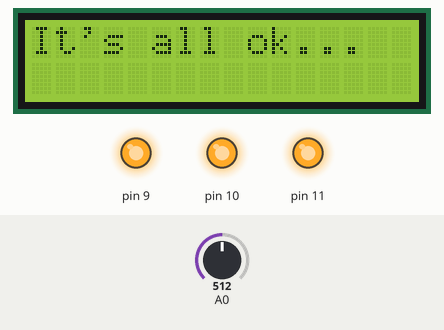
This sketch was run on a simulated Arduino Uno, built with avr-gcc and run on an emulated ATmega328P. On the bench: 16×2 character LCD, output pins drawn as LEDs (lit = HIGH). The inputs (shaded band) are chosen by the test bench; at power-on: A0 = 512. What the sketch prints to the serial monitor is not drawn.

Above: at 2.8 s.
2.9 s: A0 set to 542
At 4.1 s:
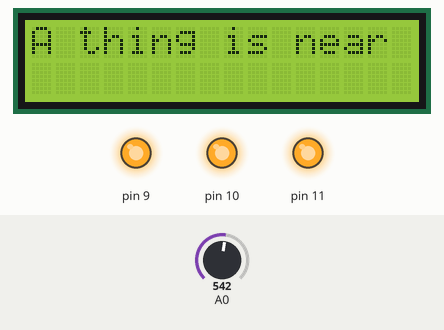
4.4 s: A0 set to 573
5.9 s: A0 set to 591
At 6.5 s:
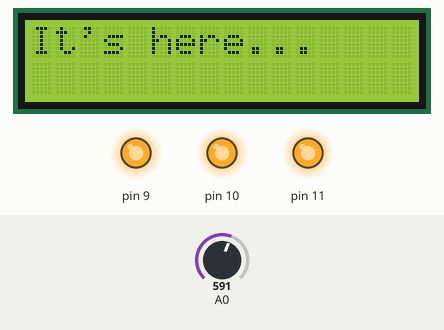
7.5 s: A0 set to 50
At 8.1 s:
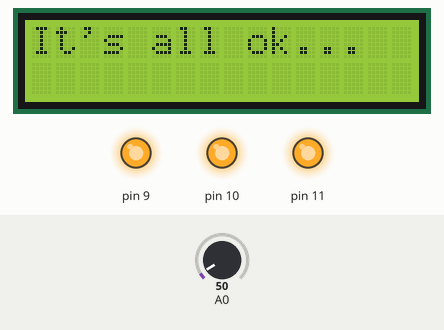
9.0 s: A0 set to 716
At 9.3 s:
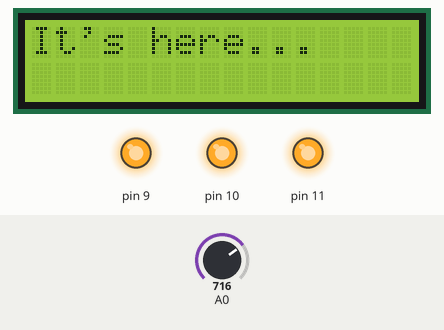
Timing chart, 0 to 11.5 s (numbered marks = the images above; inputs shaded):
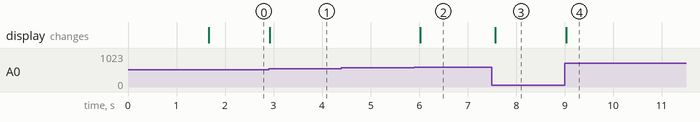

Measured:
- the behaviour switches between 531 and 532 on A0 (found by bisection; images 0 and 1)
- the behaviour switches between 580 and 581 on A0 (found by bisection; images 1 and 2)
- after the input at 2.9 s, the display: changes at once (image 1)
- after the input at 4.4 s, every drawn part: stays the same
- after the input at 5.9 s, the display: changes after 0.12 s (image 2)
- after the input at 7.5 s, the display: changes after 0.06 s (image 3)
- after the input at 9.0 s, the display: changes at once (image 4)

The sketch:

photocell.ino
```cpp
#include <LiquidCrystal.h>
LiquidCrystal lcd(3, 2, 4, 5, 6, 7); //Define the pins for the LCD
int threshold1 = 11;
int threshold2 = 60;
int background;
void setup() {
  lcd.begin(16,2);
  Serial.begin(9600);
  delay(30);
  analogWrite(9,255);
  analogWrite(10,255);
  analogWrite(11,255);
  delay(100);
  for(int i=1;i<30;i++){
    if(i == 1){
      int sum = 0;
    }
    int tem = analogRead(A0);
    Serial.print("Reading: ");
    Serial.println(tem);
    int sum = sum + tem;
    background = sum/i;
    Serial.println(background);
    delay(50);
  }

  Serial.println("done");
}

void loop() {

  int value = analogRead(A0);
  Serial.print("Val: ");
  Serial.println(value);
  if(value>threshold1 + background && value<threshold2 +background){
    lcd.setCursor(0,0);
    lcd.clear();
    lcd.print("A thing is near  ");
    delay(100);
  }
  if(value>threshold2 +background){
    lcd.setCursor(0,0);
    lcd.clear();
    lcd.print("It's here...   ");
    delay(100);
  }
  if(value<threshold1+background){
    lcd.setCursor(0,0);
    lcd.print("It's all ok... ");
  }
  delay(50);
}
```
